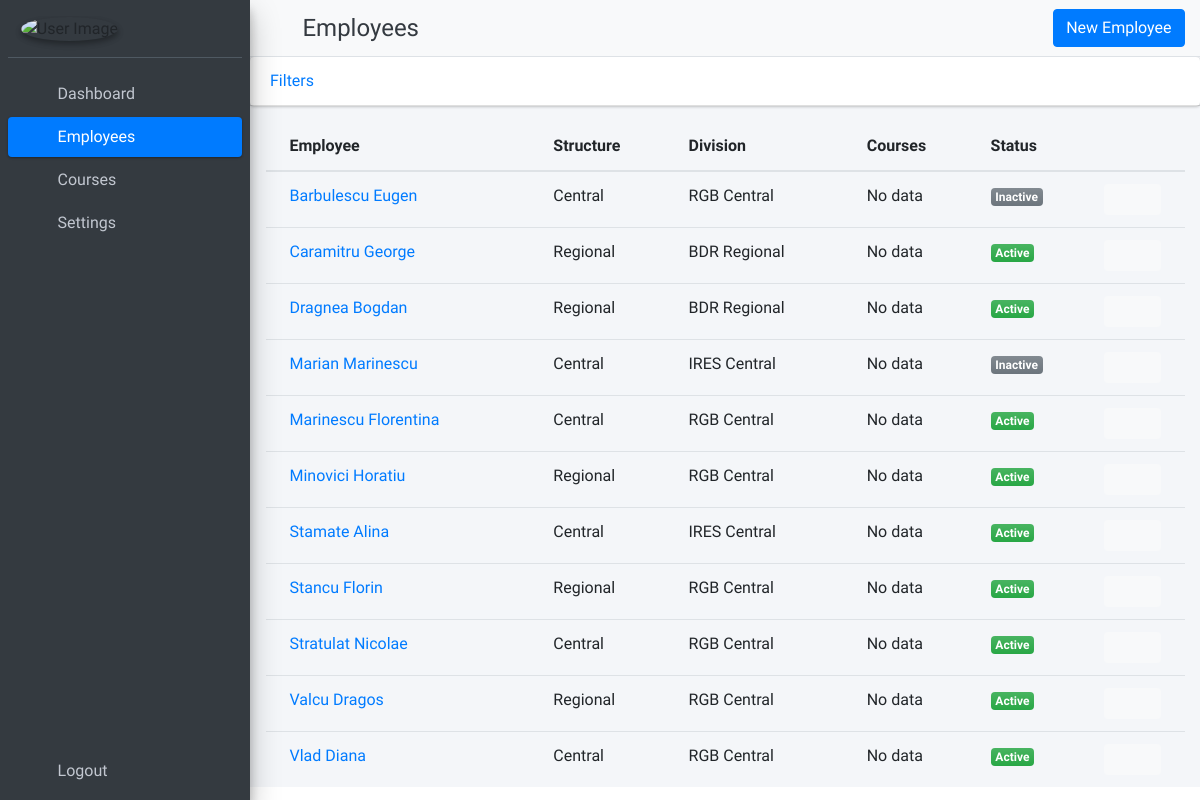
The page /employees on the database its author committed.
### CMS_app/models.py (models this page shows, shortened)
class Employee(models.Model):
    id = models.AutoField(primary_key=True)
    first_name = models.CharField(max_length=64)
    last_name = models.CharField(max_length=64)
    email = models.EmailField(blank=True, max_length=128)
    structure = models.ForeignKey(Structure, on_delete=models.SET_NULL, blank=True, null=True)
    division = models.ForeignKey(Division, on_delete=models.SET_NULL, blank=True, null=True)
    active = models.BooleanField(default=True)
    created_at = models.DateTimeField(auto_now_add=True)
    updated_at = models.DateTimeField(auto_now_add=True)
    class Meta:
        ordering = ["last_name"]

class Structure(models.Model):
    name = models.CharField(max_length=8)

class Division(models.Model):
    structure = models.ForeignKey(Structure, on_delete=models.CASCADE)
    name = models.CharField(max_length=64)

### CMS_app/views.py (the view)
# urls.py: path('employees', views.EmployeesList.as_view(), name='list-of-employees'),
class EmployeesList(ListView):
    template_name = 'employee/list_of_employees.html'
    model = Employee
    context_object_name = 'all_employees'
    def get_context_data(self, **kwargs):
        data = super(EmployeesList, self).get_context_data(**kwargs)
        employees = Employee.objects.all()
        my_filter = EmployeeFilter(self.request.GET, queryset=employees)
        employees = my_filter.qs
        data['all_employees'] = employees
        data['my_filter'] = my_filter
        return data

### CMS_app/templates/employee/list_of_employees.html (shortened to what this page needs)
{% extends 'base.html' %}
{% load widget_tweaks %}
{% load static %}
{% block page_title %}
    Employees
{% endblock page_title %}
{% block page_button %}
    <div class="col">
        <a class="btn btn-block btn-primary" data-toggle="modal" href="#addNewEmployee">New Employee</a>
    </div>
{% endblock page_button %}
{% block main_content %}
    <div class="employee_date" id="accordion">
        <div class="card card-primary card-outline-tabs">
            <a class="d-block w-100 collapsed" data-toggle="collapse" href="#collapseOne" aria-expanded="false">
                <div class="card-header">
                    Filters
                </div>
            </a>
        </div>
    </div>
    <section class="content">
        <div class="container-fluid">
            <div class="row">
                <div class="col-md-12">
                    <div>
                        {% if all_employees %}
                            <div class="card-body table-responsive p-0">
                                <table class="table table-hover text-nowrap">
                                    <thead>
                                    <tr>
                                        <th scope="col">Employee</th>
                                        <th scope="col">Structure</th>
                                        <th scope="col">Division</th>
                                        <th scope="col">Courses</th>
                                        <th scope="col">Status</th>
                                        <th scope="col"></th>
                                    </tr>
                                    </thead>
                                    <tbody>
                                    {% for employee in all_employees %}
                                        <tr>
                                            <td>
                                                <a href="{% url 'view-employee' employee.id %}">
                                                    {{ employee.last_name }} {{ employee.first_name }}
                                                </a>
                                            </td>
                                            <td>{{ employee.structure.name }}</td>
                                            <td>{{ employee.division.name }}</td>
                                            <td>No data</td>
                                            <td>{% if employee.active is True %}
                                                <span class="badge bg-gradient-success">Active</span>
                                            {% elif employee.active is False %}
                                                <span class="badge bg-gradient-gray">Inactive</span>
                                            {% endif %}
                                            </td>
                                            <td width="80">
                                                <div class="btn-group">
                                                    <a class="btn btn-light btn-sm"
                                                       href="{% url 'edit-employee' employee.id %}">
                                                        <i class="fas fa-pen"></i>
                                                    </a>
                                                    <a class="btn btn-light btn-sm" data-toggle="modal"
                                                       href="#employee_{{ employee.id }}">
                                                        <i class="fas fa-trash"></i>
                                                    </a>
                                                </div>
                                            </td>
                                        </tr>
                                    {% endfor %}
                                    </tbody>
                                </table>
                            </div>
                        {% endif %}
                    </div>
                </div>
            </div>
        </div>
    </section>
{% endblock main_content %}

### rows shown on the page
Employee: last_name "Barbulescu", first_name "Eugen", structure.name "Central", division.name "RGB Central", active "Inactive"
Employee: last_name "Caramitru", first_name "George", structure.name "Regional", division.name "BDR Regional", active "Active"
Employee: last_name "Dragnea", first_name "Bogdan", structure.name "Regional", division.name "BDR Regional", active "Active"
Employee: last_name "Marian", first_name "Marinescu", structure.name "Central", division.name "IRES Central", active "Inactive"
Employee: last_name "Marinescu", first_name "Florentina", structure.name "Central", division.name "RGB Central", active "Active"
Employee: last_name "Minovici", first_name "Horatiu", structure.name "Regional", division.name "RGB Central", active "Active"
Employee: last_name "Stamate", first_name "Alina", structure.name "Central", division.name "IRES Central", active "Active"
Employee: last_name "Stancu", first_name "Florin", structure.name "Regional", division.name "RGB Central", active "Active"
Employee: last_name "Stratulat", first_name "Nicolae", structure.name "Central", division.name "RGB Central", active "Active"
Employee: last_name "Valcu", first_name "Dragos", structure.name "Regional", division.name "RGB Central", active "Active"
Employee: last_name "Vlad", first_name "Diana", structure.name "Central", division.name "RGB Central", active "Active"
